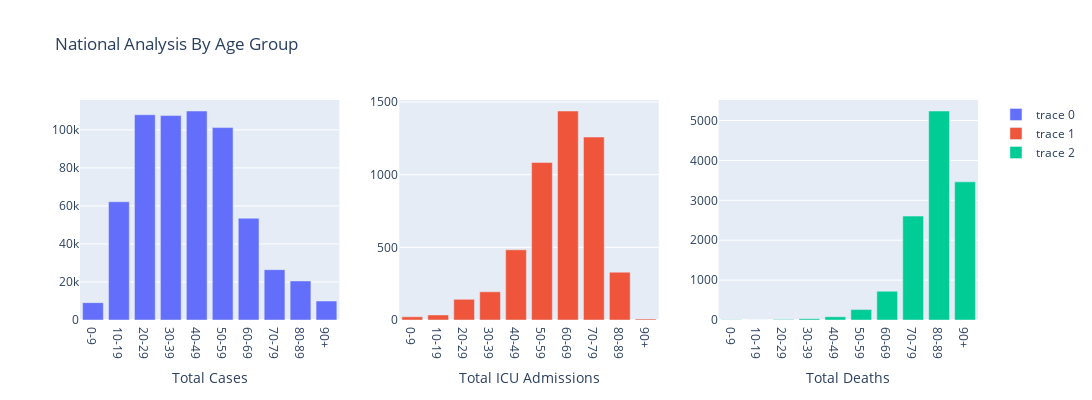

Notebook code cell kept with this figure:
### Code cell
import plotly.graph_objects as go
from plotly.subplots import make_subplots
import pandas as pd 

df = pd.read_csv("National_Total_Deaths_by_Age_Group.csv")

fig = make_subplots(rows=1, cols=3)

fig.add_trace(go.Bar(x=df['Age_Group'], y=df['Total_Cases']),row=1, col=1)
fig.add_trace(go.Bar(x=df['Age_Group'], y= df['Total_ICU_Admissions']),row=1, col=2)
fig.add_trace(go.Bar(x=df['Age_Group'], y= df['Total_Deaths']),row=1, col=3)

#fig.add_trace(go.Bar(x= df['Age_Group'], y= df['Total_Cases']),row=2, col=2)

fig.update_xaxes(title_text="Total Cases", row=1, col=1)
fig.update_xaxes(title_text="Total ICU Admissions", row=1, col=2)
fig.update_xaxes(title_text="Total Deaths", row=1, col=3)
#fig.update_xaxes(title_text="xaxis 4 title", type="log", row=1, col=3)

#fig.update_yaxes(title_text="yaxis 4 title", row=2, col=2)

# Update title and height
fig.update_layout(title_text="National Analysis By Age Group", height=400, width= 1100)
fig.show()

### Figure 1 — Plotly figure (JSON) as saved in the notebook; plotly's stock layout.template omitted (floating-point values rounded to 4 significant figures)
{"data": [{"type": "bar", "x": ["0-9", "10-19", "20-29", "30-39", "40-49", "50-59", "60-69", "70-79", "80-89", "90+"], "xaxis": "x", "y": [9127, 62180, 107936, 107508, 109903, 101188, 53511, 26476, 20538, 9980], "yaxis": "y"}, {"type": "bar", "x": ["0-9", "10-19", "20-29", "30-39", "40-49", "50-59", "60-69", "70-79", "80-89", "90+"], "xaxis": "x2", "y": [22, 35, 142, 194, 483, 1084, 1438, 1259, 329, 7], "yaxis": "y2"}, {"type": "bar", "x": ["0-9", "10-19", "20-29", "30-39", "40-49", "50-59", "60-69", "70-79", "80-89", "90+"], "xaxis": "x3", "y": [7, 3, 15, 33, 81, 261, 721, 2605, 5239, 3463], "yaxis": "y3"}], "layout": {"height": 400, "title": {"text": "National Analysis By Age Group"}, "width": 1100, "xaxis": {"anchor": "y", "domain": [0, 0.2889], "title": {"text": "Total Cases"}}, "xaxis2": {"anchor": "y2", "domain": [0.3556, 0.6444], "title": {"text": "Total ICU Admissions"}}, "xaxis3": {"anchor": "y3", "domain": [0.7111, 1], "title": {"text": "Total Deaths"}}, "yaxis": {"anchor": "x", "domain": [0, 1]}, "yaxis2": {"anchor": "x2", "domain": [0, 1]}, "yaxis3": {"anchor": "x3", "domain": [0, 1]}}}
